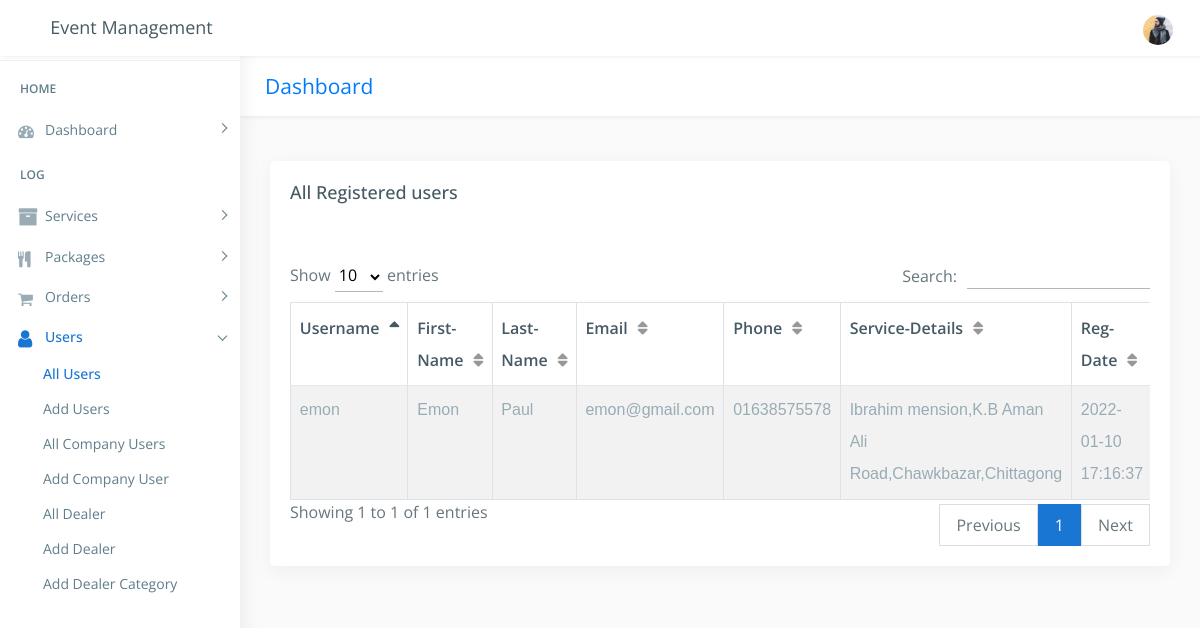
The app's page /admin/allusers.php (signed in), older data.
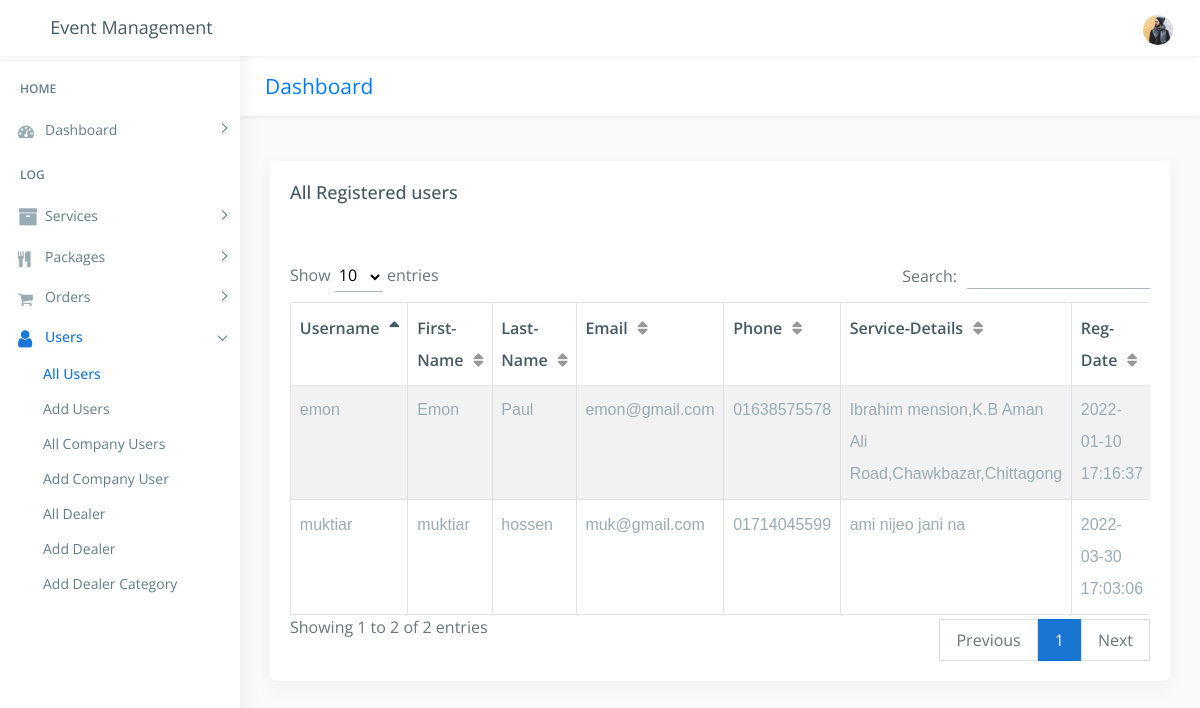
The same page, newer data.
### tables this page shows
CREATE TABLE `users` (
  `u_id` int(222) NOT NULL,
  `username` varchar(222) NOT NULL,
  `f_name` varchar(222) NOT NULL,
  `l_name` varchar(222) NOT NULL,
  `email` varchar(222) NOT NULL,
  `phone` varchar(222) NOT NULL,
  `password` varchar(222) NOT NULL,
  `address` text NOT NULL,
  `status` int(222) NOT NULL DEFAULT 1,
  `date` timestamp NOT NULL DEFAULT current_timestamp() ON UPDATE current_timestamp()
);

### admin/allusers.php (the view, shortened to what the changed rows need)
<!DOCTYPE html>
<html lang="en">
<?php
include("../connection/connect.php");
if(empty($_SESSION["adm_id"]))
{
	header('location:index.php');
}
elseif($_SESSION['role'] == "User")
{
	header('location:index.php');
}
else
{
?>
<head>
    <link href="css/lib/bootstrap/bootstrap.min.css" rel="stylesheet">
    <link href="css/helper.css" rel="stylesheet">
    <link href="css/style.css" rel="stylesheet">
</head>
<body class="fix-header fix-sidebar">
    <div id="main-wrapper">
         <div class="header">
            <nav class="navbar top-navbar navbar-expand-md navbar-light">
                <div class="navbar-header">
                    <a class="navbar-brand" href="dashboard.php">
                        <h4>Event Management</h4>
                    </a>
                </div>
                <div class="navbar-collapse">
                    <ul class="navbar-nav mr-auto mt-md-0">
                        <li class="nav-item m-l-10"> <a class="nav-link sidebartoggler hidden-sm-down text-muted  " href="javascript:void(0)"><i class="ti-menu"></i></a> </li>
                    </ul>
                    <ul class="navbar-nav my-lg-0">
                        <li class="nav-item hidden-sm-down search-box"> <a class="nav-link hidden-sm-down text-muted  " href="javascript:void(0)"><i class="ti-search"></i></a>
                        </li>
                        <li class="nav-item dropdown">
                            <a class="nav-link dropdown-toggle text-muted  " href="#" data-toggle="dropdown" aria-haspopup="true" aria-expanded="false"><img src="images/users/5.jpg" alt="user" class="profile-pic" /></a>
                        </li>
                    </ul>
                </div>
            </nav>
        </div>
        <div class="left-sidebar">
            <div class="scroll-sidebar">
                <nav class="sidebar-nav">
                    <ul id="sidebarnav">
                        <li class="nav-devider"></li>
                        <li class="nav-label">Home</li>
                        <li> <a class="has-arrow  " href="#" aria-expanded="false"><i class="fa fa-tachometer"></i><span class="hide-menu">Dashboard</span></a>
                        </li>
                        <li class="nav-label">Log</li>
                        <?php
                        if($_SESSION['role'] == "User"){
                            echo'
                            <li> <a class="has-arrow  " href="#" aria-expanded="false"><i class="fa fa-shopping-cart" aria-hidden="true"></i><span class="hide-menu">Orders</span></a>
                            <ul aria-expanded="false" class="collapse">
								<li><a href="all_orders.php">All Orders</a></li>
                            </ul>
                        </li>
                            ';
                        }
                        else{
                            echo'
                            <li> <a class="has-arrow  " href="#" aria-expanded="false"><i class="fa fa-archive f-s-20 color-warning"></i><span class="hide-menu">Services</span></a>
                        </li>
                       <li> <a class="has-arrow  " href="#" aria-expanded="false"><i class="fa fa-cutlery" aria-hidden="true"></i><span class="hide-menu">Packages</span></a>
                        </li>
						 <li> <a class="has-arrow  " href="#" aria-expanded="false"><i class="fa fa-shopping-cart" aria-hidden="true"></i><span class="hide-menu">Orders</span></a>
                        </li>
                        <li> <a class="has-arrow  " href="#" aria-expanded="false">  <span><i class="fa fa-user f-s-20 "></i></span><span class="hide-menu">Users</span></a>
                            <ul aria-expanded="false" class="collapse">
                                <li><a href="allusers.php">All Users</a></li>
								<li><a href="add_users.php">Add Users</a></li>
                                <li><a href="allcompanyuser.php">All Company Users</a></li>
                                <li><a href="add_companyuser.php">Add Company User</a></li>
                                <li><a href="all_dealer.php">All Dealer</a></li>
                                <li><a href="add_dealer.php">Add Dealer</a></li>
                                <li><a href="add_dealercat.php">Add Dealer Category</a></li>
                            </ul>
                        </li>
                            ';
                        }
                        ?>
                    </ul>
                </nav>
            </div>
        </div>
        <div class="page-wrapper">
            <div class="row page-titles">
                <div class="col-md-5 align-self-center">
                    <h3 class="text-primary">Dashboard</h3> </div>
            </div>
            <div class="container-fluid">
                <div class="row">
                    <div class="col-12">
                        <div class="card">
                            <div class="card-body">
                                <h4 class="card-title">All Registered users</h4>
                                <div class="table-responsive m-t-40">
                                    <table id="myTable" class="table table-bordered table-striped">
                                        <thead>
                                            <tr>
                                                <th>Username</th>
                                                <th>First-Name</th>
                                                <th>Last-Name</th>
                                                <th>Email</th>
                                                <th>Phone</th>
												<th>Service-Details</th>
												 <th>Reg-Date</th>
                                            </tr>
                                        </thead>
                                        <tbody>
											<?php
												$sql="SELECT * FROM users order by u_id desc";
												$query=mysqli_query($db,$sql);
													if(!mysqli_num_rows($query) > 0 )
														{
															echo '<td colspan="7"><center>No User-Data!</center></td>';
														}
													else
														{
																	while($rows=mysqli_fetch_array($query))
																		{
																					echo ' <tr><td>'.$rows['username'].'</td>
																								<td>'.$rows['f_name'].'</td>
																								<td>'.$rows['l_name'].'</td>
																								<td>'.$rows['email'].'</td>
																								<td>'.$rows['phone'].'</td>
																								<td>'.$rows['address'].'</td>
																								<td>'.$rows['date'].'</td>
																									 <td><a href="delete_users.php?user_del='.$rows['u_id'].'" class="btn btn-danger btn-flat btn-addon btn-xs m-b-10"><i class="fa fa-trash-o" style="font-size:16px"></i></a>
																									 <a href="update_users.php?user_upd='.$rows['u_id'].'" " class="btn btn-info btn-flat btn-addon btn-sm m-b-10 m-l-5"><i class="ti-settings"></i></a>
																									</td></tr>';
																		}
														}
											?>
                                        </tbody>
                                    </table>
                                </div>
                            </div>
                        </div>
						 </div>
                            </div>
                        </div>
                    </div>
                </div>
</body>
</html>
<?php
}
?>

Row changes from the older to the newer data that the page shows:
added users: username "muktiar", f_name "muktiar", l_name "hossen", email "muk@gmail.com", phone "01714045599", address "ami nijeo jani na", date "2022-03-30 17:03:06"
Text that changed along with them:
text written by a page script: "Show entries Search: Showing 1 to 1 of 1 entries Previous 1 Next" → "Show entries Search: Showing 1 to 2 of 2 entries Previous 1 Next"
